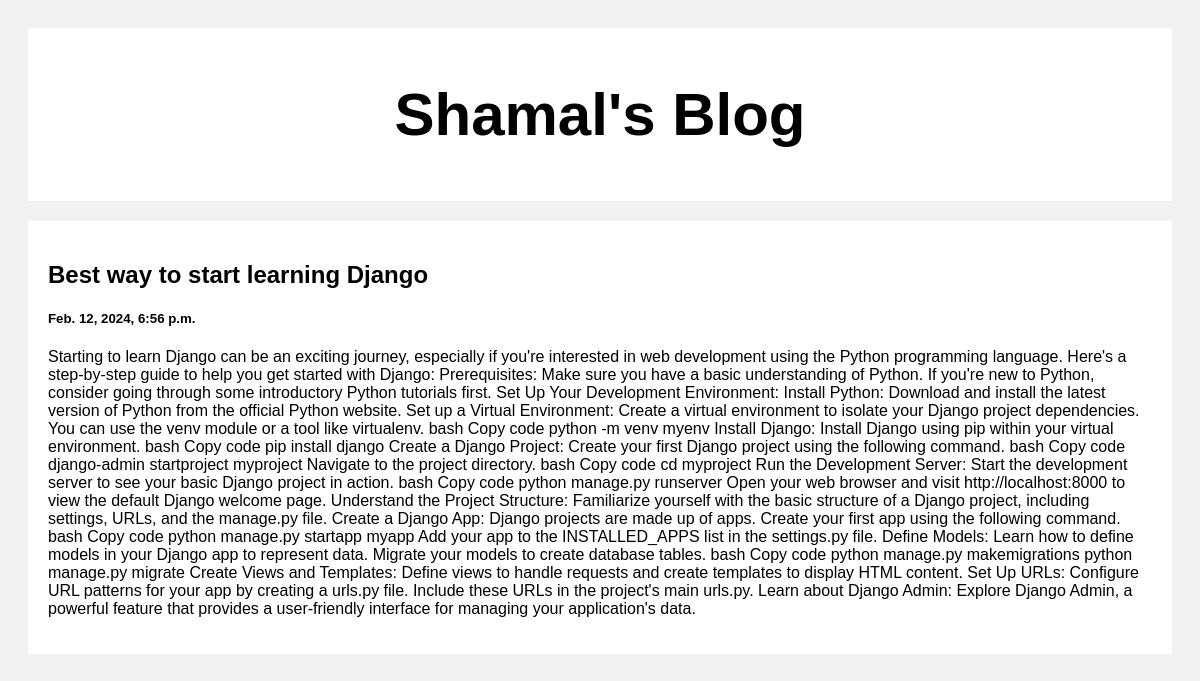
Screenshot of /post/2 with the database file from the repository.
### posts/models.py (models this page shows)
class Post(models.Model):
    title = models.CharField(max_length=100)
    body = models.CharField(max_length=200000)
    created_at = models.DateTimeField(default=datetime.now, blank=True)

### posts/views.py (the view)
# urls.py: path('post/<str:pk>',views.post, name='post'),
def post(request, pk):
    post = Post.objects.get(id=pk)
    return render(request, 'posts.html', {'post': post})

### templates/posts.html (shortened to what this page needs)
<!DOCTYPE html>
<html>
<head>
</head>
<body>
<div class="header">
  <h2>Shamal's Blog</h2>
</div>
<div class="row">
  <div class="leftcolumn">
    <div class="card">
      <a style="text-decoration: none; color: black;" href="/post/{{post.id}}">
        <h2>{{post.title}}</h2>
        <h5>{{post.created_at}}</h5>
        <p>{{post.body}}</p>
      </a>
    </div>
  </div>
</div>
</body>
</html>

### templates/posts.html (style rules this page uses)
* { box-sizing: border-box; }
body { font-family: Arial; padding: 20px; background: #f1f1f1; }
.header { padding: 2px; font-size: 40px; text-align: center; background: white; }
.leftcolumn { float: left; width: 100%; }
.card { background-color: white; padding: 20px; margin-top: 20px; }
.row:after { content: ""; display: table; clear: both; }

### rows the page displays
Post: title "Best way to start learning Django", created_at "Feb. 12, 2024, 6:56 p.m.", body "Starting to learn Django can be an exciting journey, especially if you're interested in web development using the Python programming language. Here's a step-by-step guide to help you get started with Django: Prerequisites: Make sure you have a basic understanding of Python. If you're new to Python, consider going through some introductory Python tutorials first. Set Up Your Development Environment: Install Python: Download and install the latest version of Python from the official Python website. Set up a Virtual Environment: Create a virtual environment to isolate your Django project dependencies. You can use the venv module or a tool like virtualenv. bash Copy code python -m venv myenv…"
